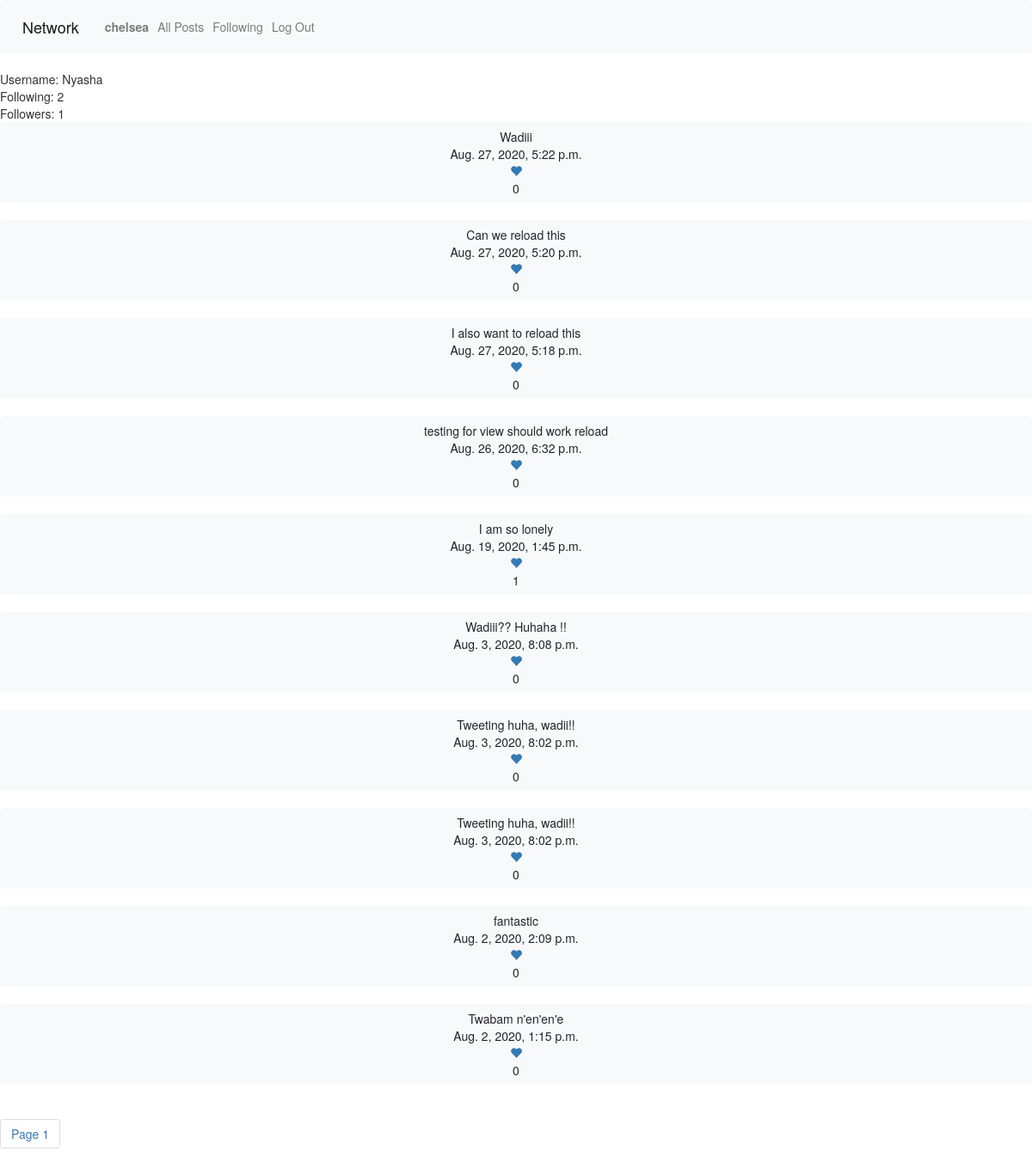
Page /poster_profile/5 (signed in) on the earlier database version.
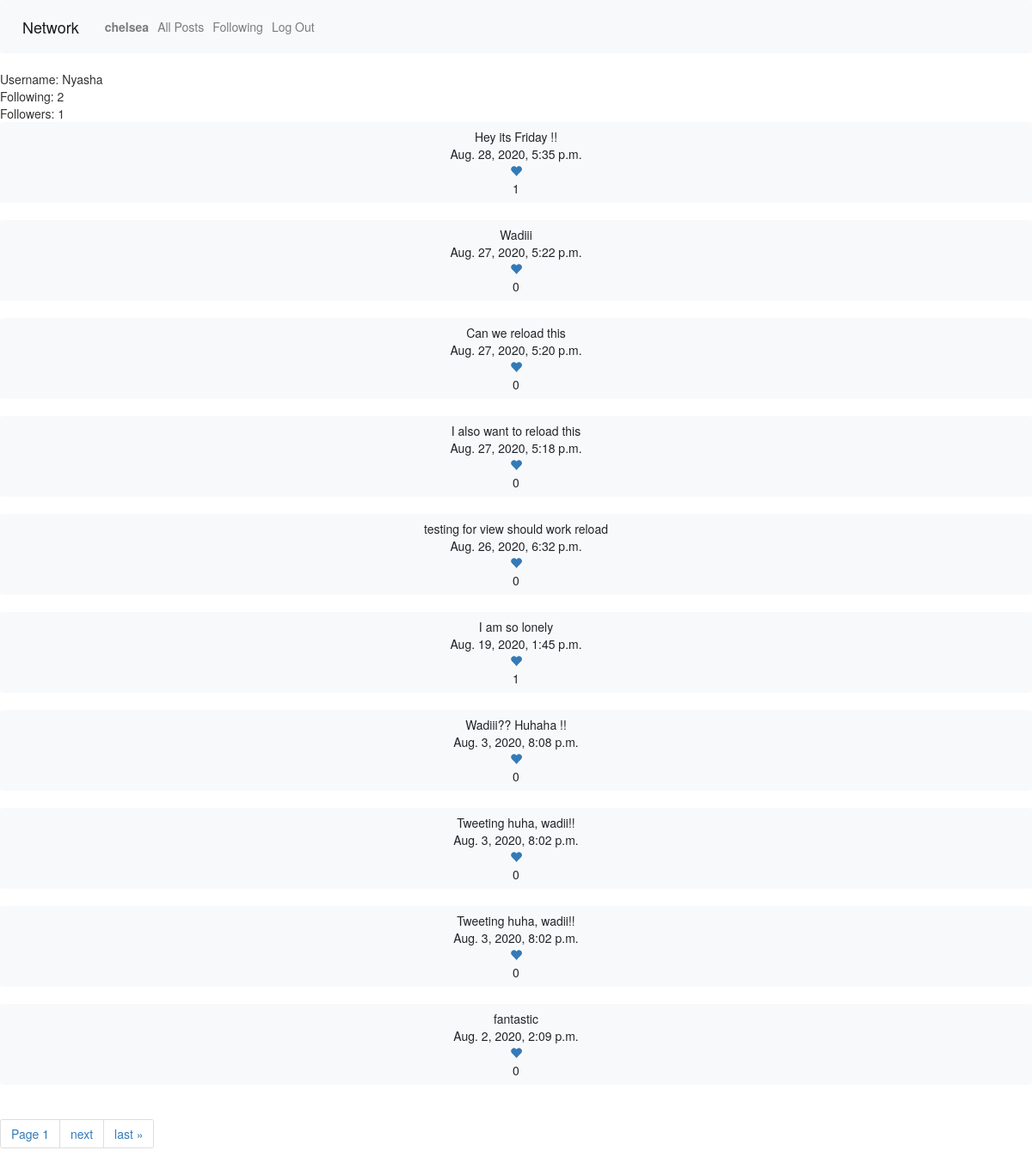
Same page on the later database version.
### network/models.py (models this page shows, shortened)
class Tweet(models.Model):
    user = models.ForeignKey(User, related_name="tweets", on_delete=models.CASCADE)
    body = models.TextField(blank=True)
    timestamp = models.DateTimeField(auto_now_add=True)

### network/views.py (the view)
# urls.py: path("poster_profile/<int:poster_id>", views.poster_profile, name="poster_profile"),
@login_required
def poster_profile(request, poster_id):
    try:
        user_prof = User.objects.get(pk=poster_id)
    except User.DoesNotExist:
        return JsonResponse({"error": "User not found."}, status=404)
    if request.method == "GET":
        tweets = Tweet.objects.filter(user=poster_id)
        tweets = tweets.order_by("-timestamp").all()
        paginator = Paginator(tweets, 10)
        page_number = request.GET.get('page')
        tweets_obj = paginator.get_page(page_number)
        context = {'user_prof': user_prof,
                    'tweets_obj': tweets_obj}
        return render(request, 'network/poster_prof.html',  context)

### network/templates/network/poster_prof.html (shortened to what this page needs)
{% extends "network/layout.html" %}
{% load static %}
{% block body %}
<div id="poster_profile_view">
    <div id="poster-box-heading">Username: {{user_prof.username.capitalize}}</div>
    <div id="poster-followings">Following: {{user_prof.following.count}}</div>
    <div id="poster-followers">Followers: {{user_prof.followers.count}}</div>
    <div id="poster_profile_tweets">
        {% for tweet in tweets_obj %}
        <button class="tweet btn btn-light bd btn-block" data-id={{tweet.user.id}}><div class ="tweet_body">{{tweet.body}}</div>{{tweet.timestamp}}<br><form class="like_form method="post">
        <a href="#" type="submit" class="like" data-id={{tweet.id}}><span class="glyphicon glyphicon-heart"></span></a><div class="like_count">{{tweet.likes.count}}</div></form></button><br>
        {% endfor %}
    </div>
        <div class="pagination_view">
            <span class="step-links">
                <ul class="pagination">
                    <li class="page-item"><a class="page-link"><span class="current">Page {{ tweets_obj.number }}</span></a></li>
                    {% if tweets_obj.has_next %}
                    <li class="page-item"><a class="page-link" href="?page={{ tweets_obj.next_page_number }}">next</a></li>
                    <li class="page-item"><a class="page-link" href="?page={{ tweets_obj.paginator.num_pages }}">last &raquo;</a></li>
                    {% endif %}
                    </ul>
            </span>
        </div>
</div>
{% endblock %}

Differences in the rows shown:
no longer on this page (row unchanged): Tweet: body "Twabam n'en'en'e", timestamp "Aug. 2, 2020, 1:15 p.m.", likes.count "0"
added Tweet: body "Hey its Friday !!", timestamp "Aug. 28, 2020, 5:35 p.m.", likes.count "1"
Other differences:
text now shown: "next last »"
